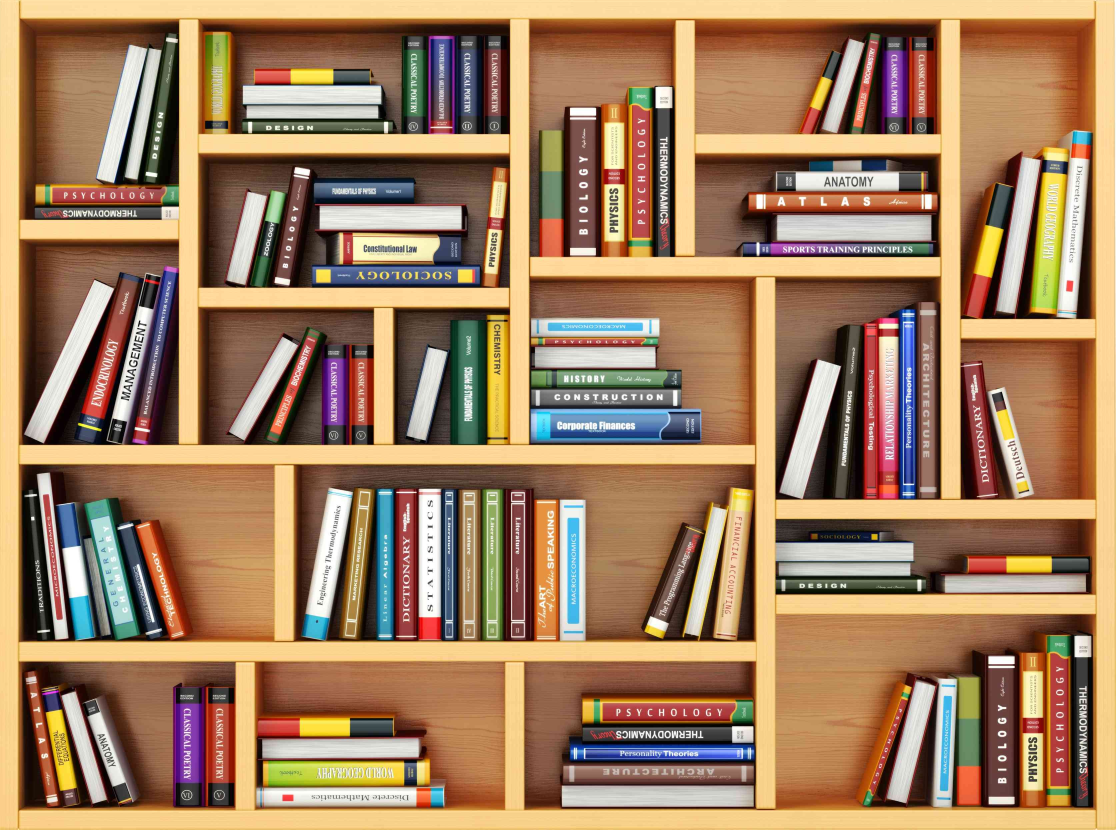
#> input picture img/source/bookshelf_03.jpg, 3346 x 2488 px, given in place of img_book_only.png, which was not available (shown at 1/3 size)
$ python main_2.py
#> lines starting #> are read from the running program, lines starting #| are printed output that depends on the picture; after the words box and inside, x2 and y2 are one past the last pixel; in counts of white or black regions, pixels touching at a corner belong together; pictures that were not available may be replaced by others from this repository, and a replacement may not be noted
#> further down, img is the input picture: shape (2488, 3346, 3); mean B, G, R 95.5, 126.8, 160.3
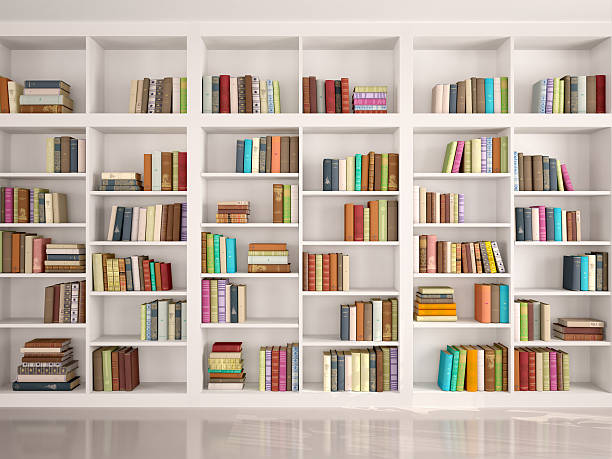
#> input picture img/source/bookshelf_04.jpg, 612 x 459 px, found by its file name
#> further down, img_org is the input picture: shape (459, 612, 3); mean B, G, R 164.8, 176.3, 190.1
### bookshelf/function/preprocessing.py
import cv2 as cv
import numpy as np
from .display import display


def preprocessing(img_color, m=11, n=2):

    ## 1. 세로로 세워진 책들 색 균등화
    #  vertical kernel
#> called with m = 11, n = 2
    kernel = np.ones((m, n), np.uint8)
    # morphologyEx
    kernel_opening = cv.morphologyEx(img_color.copy(), cv.MORPH_OPEN, kernel, iterations=2)
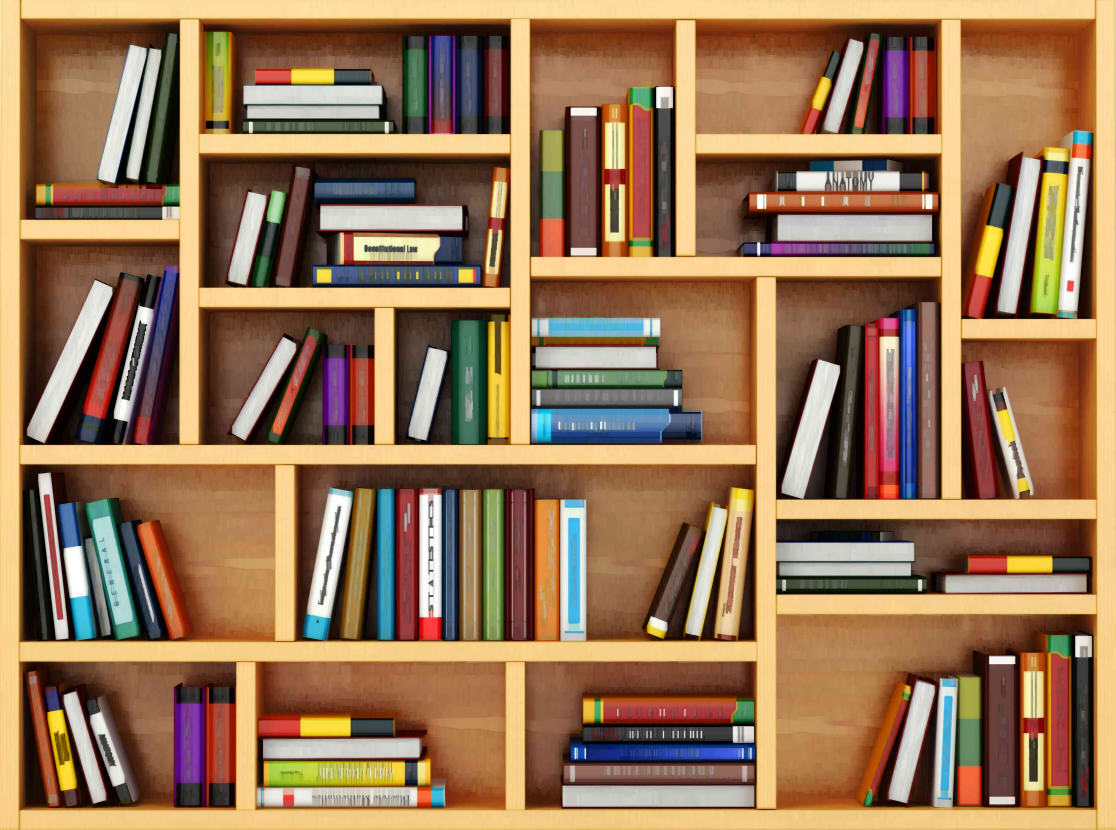
#> kernel_opening: shape (2488, 3346, 3) (shown at 1/3 size); mean B, G, R 86.4, 117.9, 151.4

    # sure_bg = cv.dilate(opening, kernel, iterations=3)
    # display('1st_opening', kernel_opening)

    gray = cv.cvtColor(kernel_opening, cv.COLOR_BGR2GRAY)
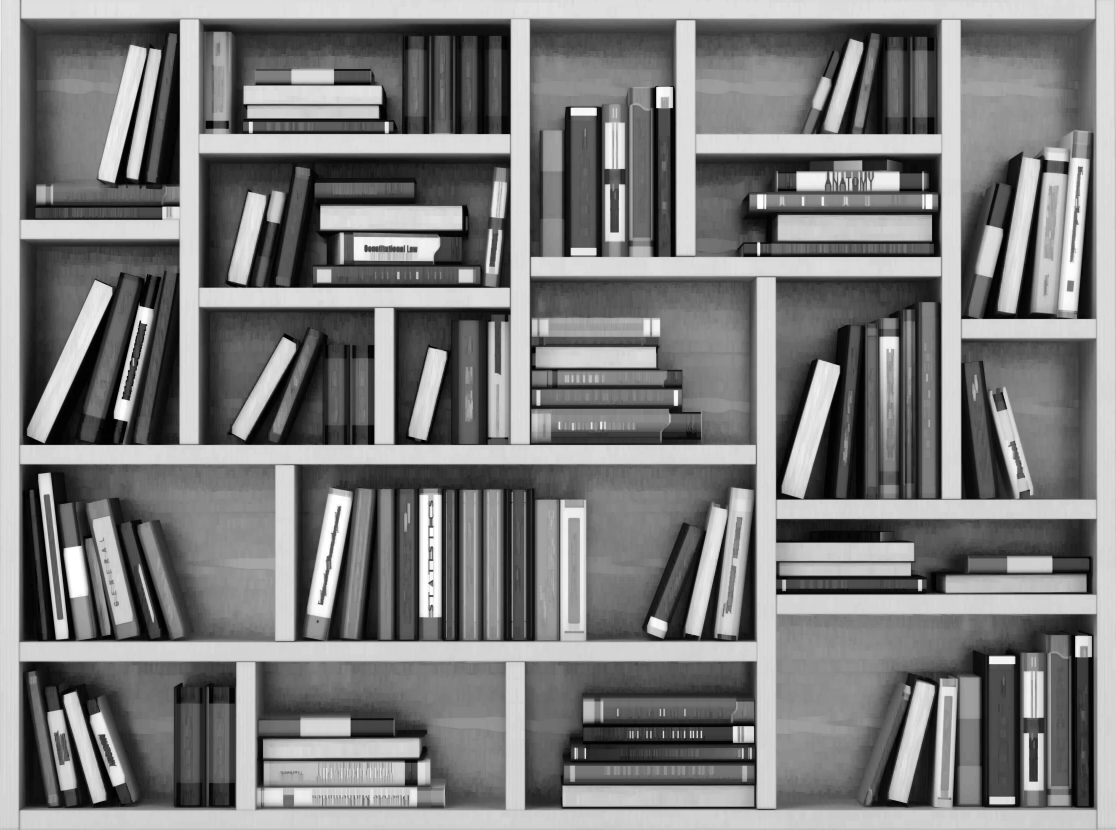
#> gray: shape (2488, 3346) (shown at 1/3 size); min 0, max 255, mean 124.3
    # display('gray', gray)

    ret, thresh = cv.threshold(gray, 10, 255, cv.THRESH_TOZERO)
    display('thresh', thresh)

    ## 2. 책 사이 간격 벌리기
    kernel_s = np.ones((2,1), np.uint8)
    erode = cv.morphologyEx(gray, cv.MORPH_ERODE, kernel_s, iterations=2)
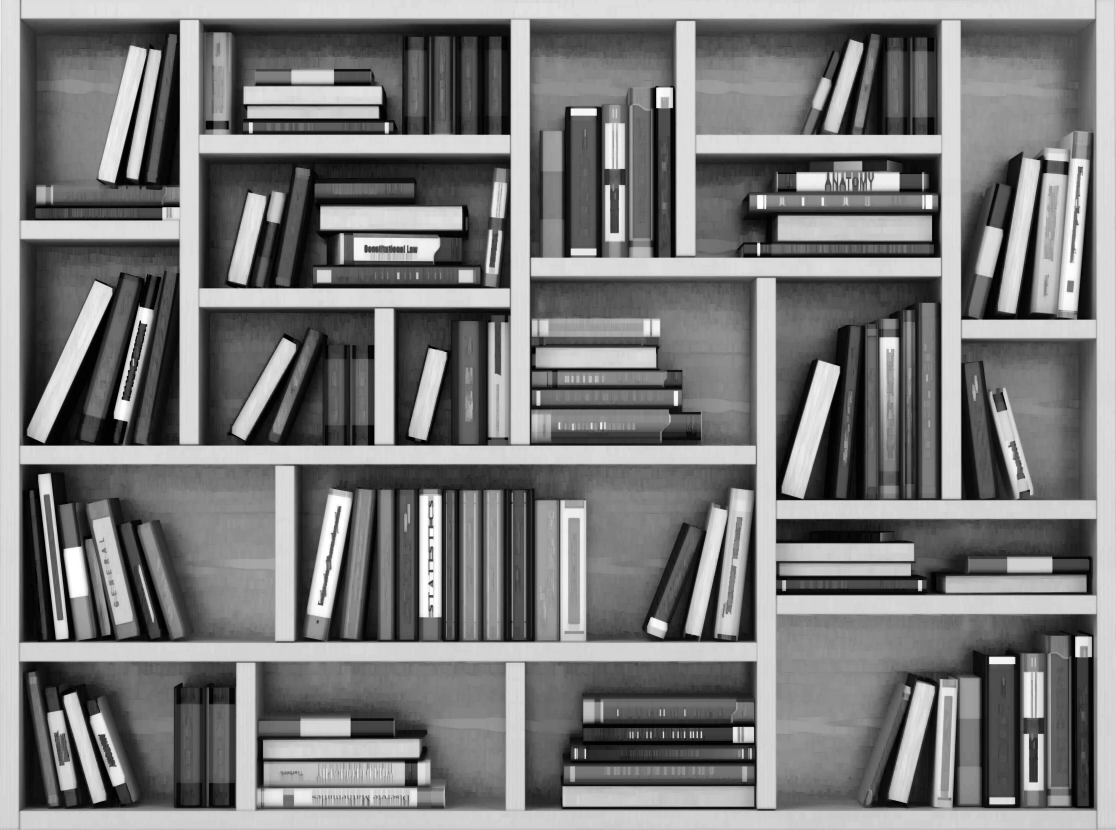
#> erode: shape (2488, 3346) (shown at 1/3 size); min 0, max 255, mean 122.7
    display('eroding for gap', erode)

    return erode


    # # horizontal kernel
    # kernel_shape_T = np.ones((n, m), np.uint8)
    # # morphologyEx
    # kernel_opening_T = cv.morphologyEx(img_color, cv.MORPH_OPEN, kernel_shape_T, iterations=2)
    # display('2nd_opening', kernel_opening_T)
    #
    #
    # gray = cv.cvtColor(kernel_opening_T, cv.COLOR_BGR2GRAY)
    # display('gray', gray)
    #
    # ret, thresh = cv.threshold(gray, 10, 255, cv.THRESH_TOZERO)
    # display('thresh', thresh)
    #
    # bitwise_or = cv.bitwise_or(kernel_opening, kernel_opening_T )
    # display('bitwise_or', bitwise_or)
    # # detected_books = cv.bitwise_and(img_color, img_color, mask=bitwise_or)
    # # display('bitwise_or', detected_books)
    #
    # return bitwise_or

### bookshelf/function/contours.py
import cv2 as cv
import os
import glob
from .display import display


def contours(img_book_only, img_color):

    img_for_save = img_color.copy()

    # 1/ Threshold
    ret, img_binary = cv.threshold(img_book_only, 127, 255, 0)
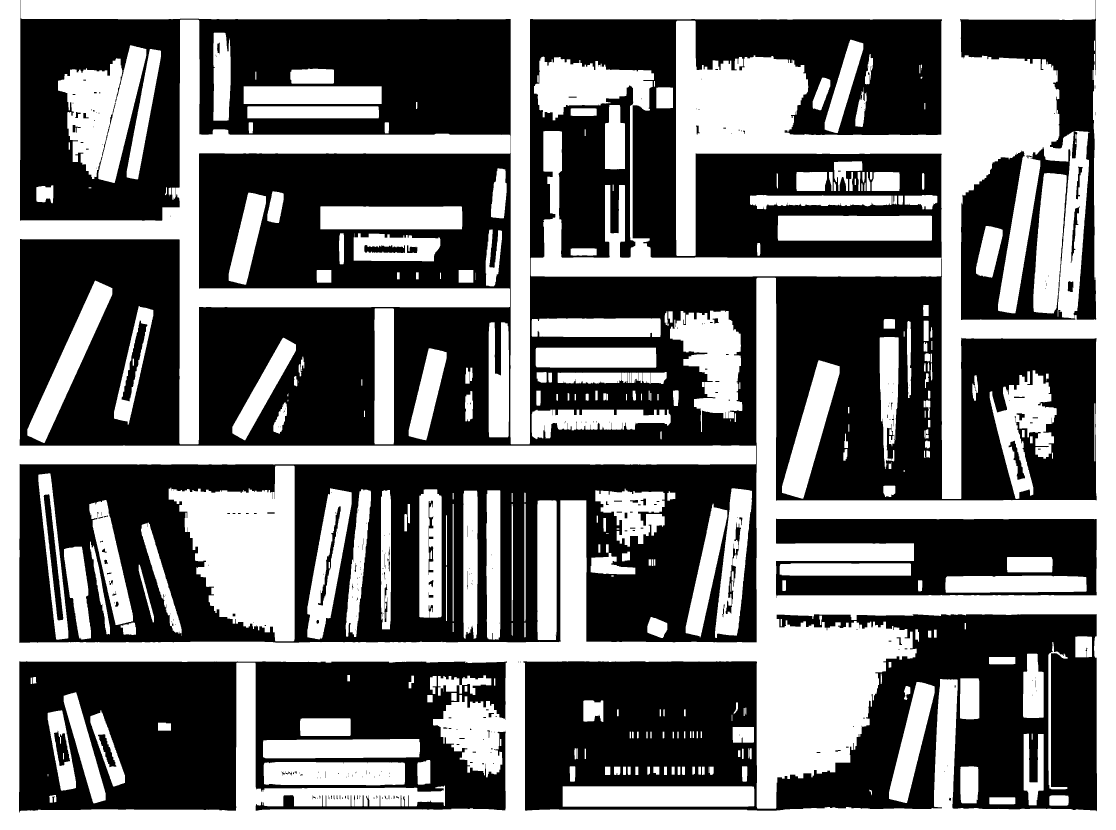
#> img_binary: shape (2488, 3346) (shown at 1/3 size); 43.9% white; 326 white regions (15 under 20 px)
    display("img_binary", img_binary)

    # 2. Contour 찾기
    contours, hierarchy = cv.findContours(img_binary, cv.RETR_LIST, cv.CHAIN_APPROX_SIMPLE)
#> contours = 641 contours, 189 with area under 20; largest, box (x1, y1, x2, y2) and area: (0, 0, 3346, 2488) 3599992, (1569, 1841, 3292, 2435) 717286, (56, 1983, 1522, 2440) 565918, (2327, 1554, 3291, 1795) 199756, (1592, 170, 2824, 830) 138137

    # 3. 기존에 저장된 이미지 파일 삭제
    path = "C:/flashwoman/Object-detection/image/result/"
    files = '*.jpg'  # 찾고 싶은 확장자
    for file in glob.glob(os.path.join(path, files)):
        os.remove(file)

    ## 4. countour 그리고 저장하기.
    count = 0
    rect = []
    for cnt in contours:
        ## 1.  사각형 만들어 좌표얻기.
        x, y, w, h = cv.boundingRect(cnt)
        cv.rectangle(img_color, (x, y), (x + w, y + h), (3, 255, 4), 2)  # contour 그리기
        rect.append([(x, y), (x + w, y + h)])  # rect에 좌표 저장 [Left_Top, Right_Bottom]

        ## 2. 각각의 책 이미지 저장 ##
        img_result = img_for_save[y: y + h, x: x + w]
        img_path = f"C:/flashwoman/Object-detection/image/result/book/img{count}.jpg"
        cv.imwrite(img_path, img_result)

        count = count + 1
#> this loop made 641 passes
#> (x, y, w, h) on passes 1 to 3: (1159, 2393, 4, 6), (2846, 2392, 8, 11), (1173, 2392, 3, 6)
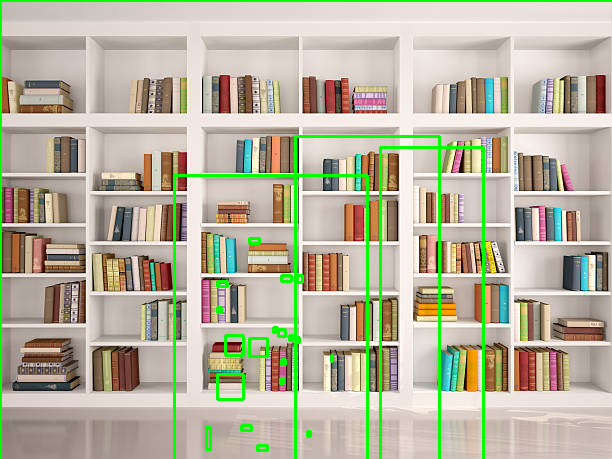
#> img_color: shape (459, 612, 3); mean B, G, R 158.5, 179.2, 182.8
#> after the loop, count = 641; rect = 641 items

    path = "C:/flashwoman/Object-detection/image/result/result.jpg"
    display("result", img_color)
    cv.imwrite(path, img_color)


    return img_book_only, rect

### bookshelf/function/display.py
import cv2 as cv


def display(winname, img):

    cv.moveWindow(winname, 500, 0)
    cv.namedWindow(winname, cv.WINDOW_NORMAL)
    cv.imshow(winname, img)
    cv.waitKey(0)

### bookshelf/function/create_bookshelf.py
# https://www.pyimagesearch.com/2014/06/30/super-fast-color-transfer-images/
# using nothing but the mean and standard flashwomaniation of the image channels (Lab)

# pip install color_transfer
from color_transfer import color_transfer
import cv2 as cv
import numpy as np
from bookshelf.function.display import display


def create_bookshelf(img_color):

    # load the images
    path = 'C:/flashwoman/Object-detection/image/emptybookshelf_box.jpg'

    # color_transfer
    source = cv.cvtColor(img_color, cv.COLOR_BAYER_BG2BGRA)
    target = cv.imread(path)
    transfer = color_transfer(source, target)

    # get height, width
    height, width = target.shape[:2]
    print(width,height)

    # box 쌓기
    boxes = []
    coords = []
    for i in range(0, 4 ):
        boxes.append(transfer)

    res = np.vstack(boxes)
    path = "C:/flashwoman/Object-detection/image/bookshelf_fin.jpg"
    cv.imwrite(path, res)
    boxes = cv.imread("C:/flashwoman/Object-detection/image/bookshelf_fin.jpg")

    # [4 lines of commented-out code are left out]

    for i in range(0, 4):
        h_w = height * 1.01 * i
        x1 = width * 0.0157
        x2 = width - x1
        y = height * 0.93 + h_w
        coord_1 = (x1, y)
        coord_2 = (x2, y)
        coords.append(  [coord_1,coord_2]  )
        cv.circle(boxes, coord_1, 2, (0, 0, 255), -1)

    print(coords)
    display("boxes2", boxes)
    cv.waitKey(0)

    return coords

### ann/tests/main_2.py
import cv2 as cv
from bookshelf.function.contours import contours
from bookshelf.function.preprocessing import preprocessing


# 1. load image
img = cv.imread('C:/flashwoman/Object-detection/EyeCandy/img/img_book_only.png')
img_org = cv.imread('C:/flashwoman/Object-detection/EyeCandy/img/bookshelf_04.jpg')

# 2. preprocess images
img = preprocessing(img)
img, rect = contours(img,img_org)       # rect에 좌표 저장 [Left_Top, Right_Bottom]
#> rect = 641 items
# organizing rect
lt_x=[]; lt_y=[]; rb_x=[]; rb_y=[]; lt_coord=[]; rb_coord=[]
for i in range(len(rect)):
    lt_x.append(list(rect[i][0])[0])
    lt_y.append(list(rect[i][0])[1])
    rb_x.append(list(rect[i][1])[0])
    rb_y.append(list(rect[i][1])[1])
    lt_coord.append([lt_x,lt_y])
    rb_coord.append([rb_x,rb_y])
#> after the loop, lt_coord = 641 items; lt_x = 641 values, max 3285 at index 588, min 0 at index 640, mean 1672.2; lt_y = 641 values, max 2393 at index 0, min 0 at index 640, mean 1447.2; rb_coord = 641 items; rb_x = 641 values, max 3346 at index 640, min 96 at index 163, mean 1713.3; rb_y = 641 values, max 2488 at index 640, min 152 at index 637, mean 1502


## 6. Rearrange Books
from bookshelf.function.create_bookshelf import create_bookshelf

# 1.
#> (the run stopped early here; a loop or call above may not have finished)
